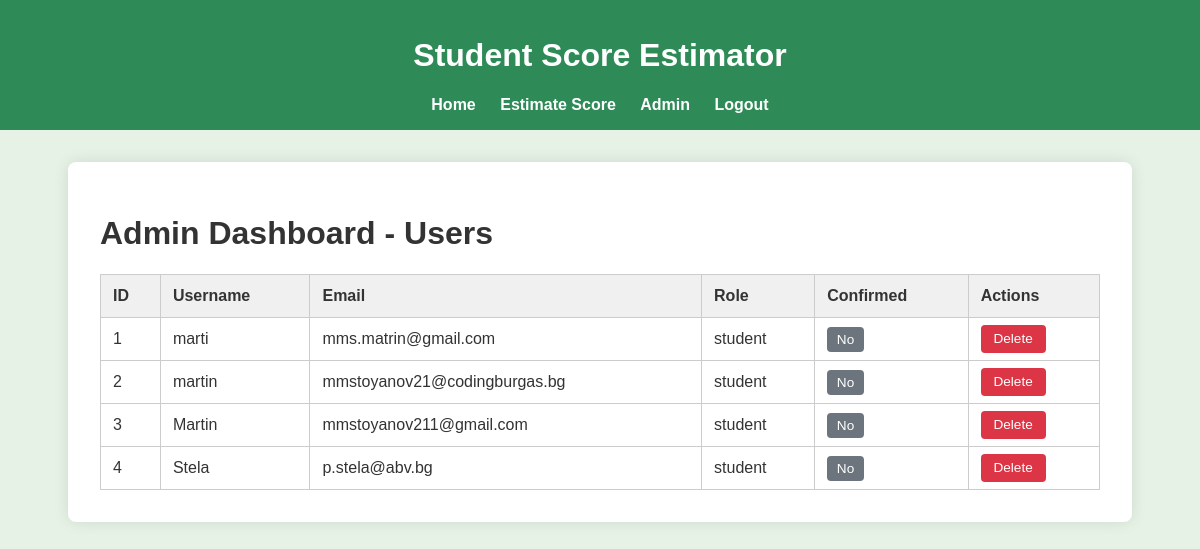
Page /dashboard (signed in) on the earlier database version.
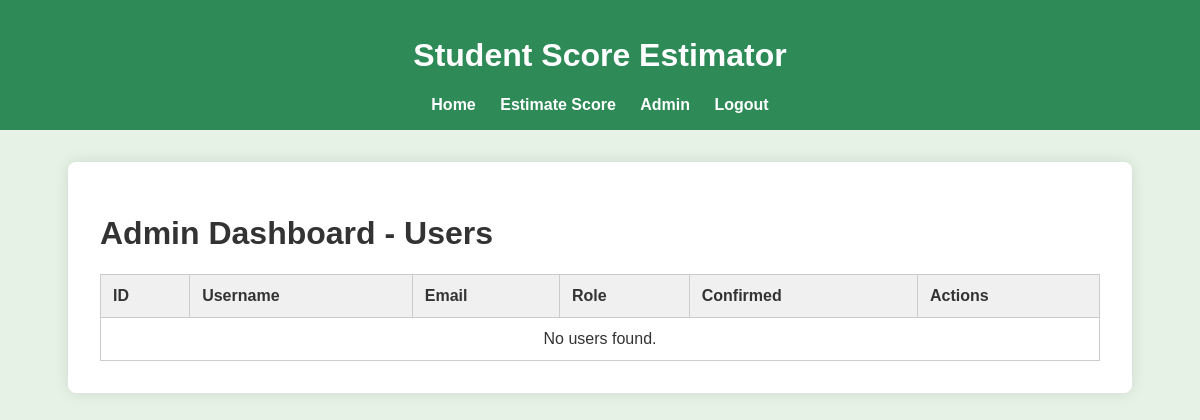
Same page on the later database version.
### app/models.py (models this page shows)
class User(db.Model, UserMixin):
    id = db.Column(db.Integer, primary_key=True)
    username = db.Column(db.String(20), unique=True, nullable=False)
    email = db.Column(db.String(120), unique=True, nullable=False)
    image_file = db.Column(db.String(20), nullable=False, default='default.jpg')
    password = db.Column(db.String(60), nullable=False)
    role = db.Column(db.String(20), nullable=False, default='student')
    confirmed = db.Column(db.Boolean, default=False)
    surveys = db.relationship(
        'Survey',
        backref='author',
        lazy=True,
        cascade='all, delete-orphan'
    )
    uploads = db.relationship('Upload', backref='user', lazy=True, cascade='all, delete-orphan')
    estimations = db.relationship('Estimation', backref='user', lazy=True, cascade='all, delete-orphan')

### app/dashboard/routes.py (the view)
@dashboard.route("/dashboard")
def admin_dashboard():
    if not (session.get('is_admin') or (current_user.is_authenticated and current_user.role == 'admin')):
        flash("Access denied.", "danger")
        return redirect(url_for('main.home'))
    users = User.query.all()
    return render_template("dashboard.html", users=users)

### app/templates/dashboard.html (shortened to what this page needs)
<!DOCTYPE html>
<html lang="en">
<head>
</head>
<body>
{% extends "layout.html" %}
{% block content %}
<div class="admin-container">
  <h1>Admin Dashboard - Users</h1>
  <table>
    <thead>
      <tr>
        <th>ID</th>
        <th>Username</th>
        <th>Email</th>
        <th>Role</th>
        <th>Confirmed</th>
        <th>Actions</th>
      </tr>
    </thead>
    <tbody>
      {% if users %}
        {% for user in users %}
        <tr>
          <td>{{ user.id }}</td>
          <td>{{ user.username }}</td>
          <td>{{ user.email }}</td>
          <td>{{ user.role }}</td>
          <td>
            {% if user.confirmed %}
              <span class="badge bg-success">Yes</span>
            {% else %}
              <span class="badge bg-secondary">No</span>
            {% endif %}
          </td>
          <td>
            <a href="{{ url_for('dashboard.delete_user', user_id=user.id) }}"
               class="btn-sm btn-danger"
               onclick="return confirm('Are you sure you want to delete this user?');">
              Delete
            </a>
          </td>
        </tr>
        {% endfor %}
      {% else %}
      <tr>
        <td colspan="6" class="text-center">No users found.</td>
      </tr>
      {% endif %}
    </tbody>
  </table>
</div>
{% endblock %}

### app/templates/layout.html (shortened to what this page needs)
<!doctype html>
<html lang="en">
<head>
</head>
<body>
    <header>
        <h1>Student Score Estimator</h1>
        <nav>
            <a href="/">Home</a>
            <a href="/predict">Estimate Score</a>
            {% if session.get('is_admin') %}
                <a href="{{ url_for('dashboard.admin_dashboard') }}">Admin</a>
                <a href="/logout">Logout</a>
            {% elif current_user.is_authenticated %}
                <a href="{{ url_for('profile.view_profile') }}">Profile</a>
                <a href="/logout">Logout</a>
            {% else %}
                <a href="/login">Login</a>
                <a href="/register">Sign Up</a>
            {% endif %}
        </nav>
    </header>
    <main>
        {% block content %}{% endblock %}
    </main>
</body>
</html>

### app/templates/layout.html (style rules this page uses)
body { font-family: Arial, sans-serif; background-color: #e6f2e6; color: #333; margin: 0; padding: 0; }
header { background-color: #2e8b57; color: white; padding: 1rem; text-align: center; }
nav a { margin: 0 10px; color: white; text-decoration: none; font-weight: bold; }
main { padding: 2rem; }
.admin-container { background-color: white; padding: 2rem; border-radius: 10px; box-shadow: 0 0 10px rgba(0,0,0,0.1); max-width: 1000px; margin: 0 auto; }
table { width: 100%; border-collapse: collapse; margin-top: 1rem; }
th, td { padding: 0.75rem; border: 1px solid #ccc; text-align: left; }
th { background-color: #f0f0f0; }

### app/templates/dashboard.html (style rules this page uses)
.admin-container { background-color: white; padding: 2rem; border-radius: 8px; box-shadow: 0 0 15px rgba(0, 0, 0, 0.1); max-width: 1000px; margin: 0 auto; }
table { width: 100%; border-collapse: collapse; margin-top: 1rem; }
th, td { padding: 0.75rem; border: 1px solid #ccc; text-align: left; }
th { background-color: #f0f0f0; }
.text-center { text-align: center; }

Differences in the rows shown:
removed User: id "1", username "marti", email "mms.matrin@gmail.com", role "student", confirmed "No"
removed User: id "2", username "martin", email "mmstoyanov21@codingburgas.bg", role "student", confirmed "No"
removed User: id "3", username "Martin", email "mmstoyanov211@gmail.com", role "student", confirmed "No"
removed User: id "4", username "Stela", email "p.stela@abv.bg", role "student", confirmed "No"
Other differences:
text now shown: "No users found."
